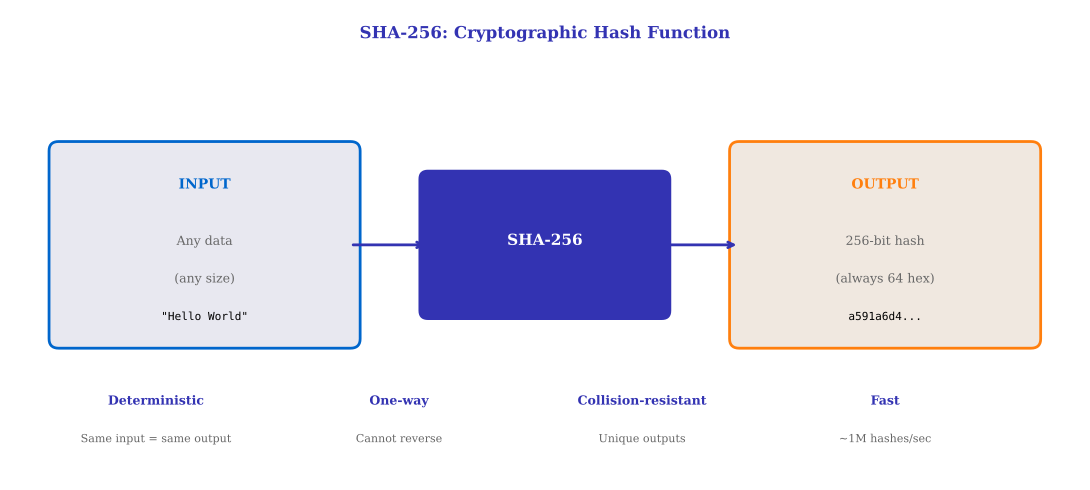

The script that saved this image:
"""SHA-256 Visualization - Hash function diagram"""
from pathlib import Path
import matplotlib.pyplot as plt
import matplotlib.patches as mpatches
from matplotlib.patches import FancyBboxPatch, FancyArrowPatch
import numpy as np

plt.rcParams.update({
    'font.size': 10, 'axes.labelsize': 10, 'axes.titlesize': 11,
    'xtick.labelsize': 9, 'ytick.labelsize': 9, 'legend.fontsize': 9,
    'figure.dpi': 150, 'font.family': 'serif'
})

MLPURPLE = '#3333B2'
MLBLUE = '#0066CC'
MLORANGE = '#FF7F0E'

fig, ax = plt.subplots(figsize=(11, 5))
ax.set_xlim(0, 11)
ax.set_ylim(0, 5)
ax.axis('off')

# Title
ax.text(5.5, 4.7, 'SHA-256: Cryptographic Hash Function', ha='center',
        fontsize=12, fontweight='bold', color=MLPURPLE)

# Input box
input_box = FancyBboxPatch((0.5, 1.5), 3, 2, boxstyle="round,pad=0.1",
                            facecolor='#E8E8F0', edgecolor=MLBLUE, linewidth=2)
ax.add_patch(input_box)
ax.text(2, 3.1, 'INPUT', ha='center', fontsize=10, fontweight='bold', color=MLBLUE)
ax.text(2, 2.5, 'Any data', ha='center', fontsize=9, color='#666666')
ax.text(2, 2.1, '(any size)', ha='center', fontsize=9, color='#666666')
ax.text(2, 1.7, '"Hello World"', ha='center', fontsize=8, family='monospace')

# Arrow
ax.annotate('', xy=(4.3, 2.5), xytext=(3.5, 2.5),
            arrowprops=dict(arrowstyle='->', color=MLPURPLE, lw=2))

# Hash function box
hash_box = FancyBboxPatch((4.3, 1.8), 2.4, 1.4, boxstyle="round,pad=0.1",
                           facecolor=MLPURPLE, edgecolor='none')
ax.add_patch(hash_box)
ax.text(5.5, 2.5, 'SHA-256', ha='center', fontsize=11, fontweight='bold', color='white')

# Arrow
ax.annotate('', xy=(7.5, 2.5), xytext=(6.7, 2.5),
            arrowprops=dict(arrowstyle='->', color=MLPURPLE, lw=2))

# Output box
output_box = FancyBboxPatch((7.5, 1.5), 3, 2, boxstyle="round,pad=0.1",
                             facecolor='#F0E8E0', edgecolor=MLORANGE, linewidth=2)
ax.add_patch(output_box)
ax.text(9, 3.1, 'OUTPUT', ha='center', fontsize=10, fontweight='bold', color=MLORANGE)
ax.text(9, 2.5, '256-bit hash', ha='center', fontsize=9, color='#666666')
ax.text(9, 2.1, '(always 64 hex)', ha='center', fontsize=9, color='#666666')
ax.text(9, 1.7, 'a591a6d4...', ha='center', fontsize=8, family='monospace')

# Properties at bottom
props = [
    ('Deterministic', 'Same input = same output'),
    ('One-way', 'Cannot reverse'),
    ('Collision-resistant', 'Unique outputs'),
    ('Fast', '~1M hashes/sec'),
]

for i, (name, desc) in enumerate(props):
    x = 1.5 + i * 2.5
    ax.text(x, 0.8, name, ha='center', fontsize=9, fontweight='bold', color=MLPURPLE)
    ax.text(x, 0.4, desc, ha='center', fontsize=8, color='#666666')

plt.tight_layout()
plt.savefig(Path(__file__).parent / 'sha256_visualization.pdf',
            format='pdf', dpi=300, bbox_inches='tight')
plt.close()
